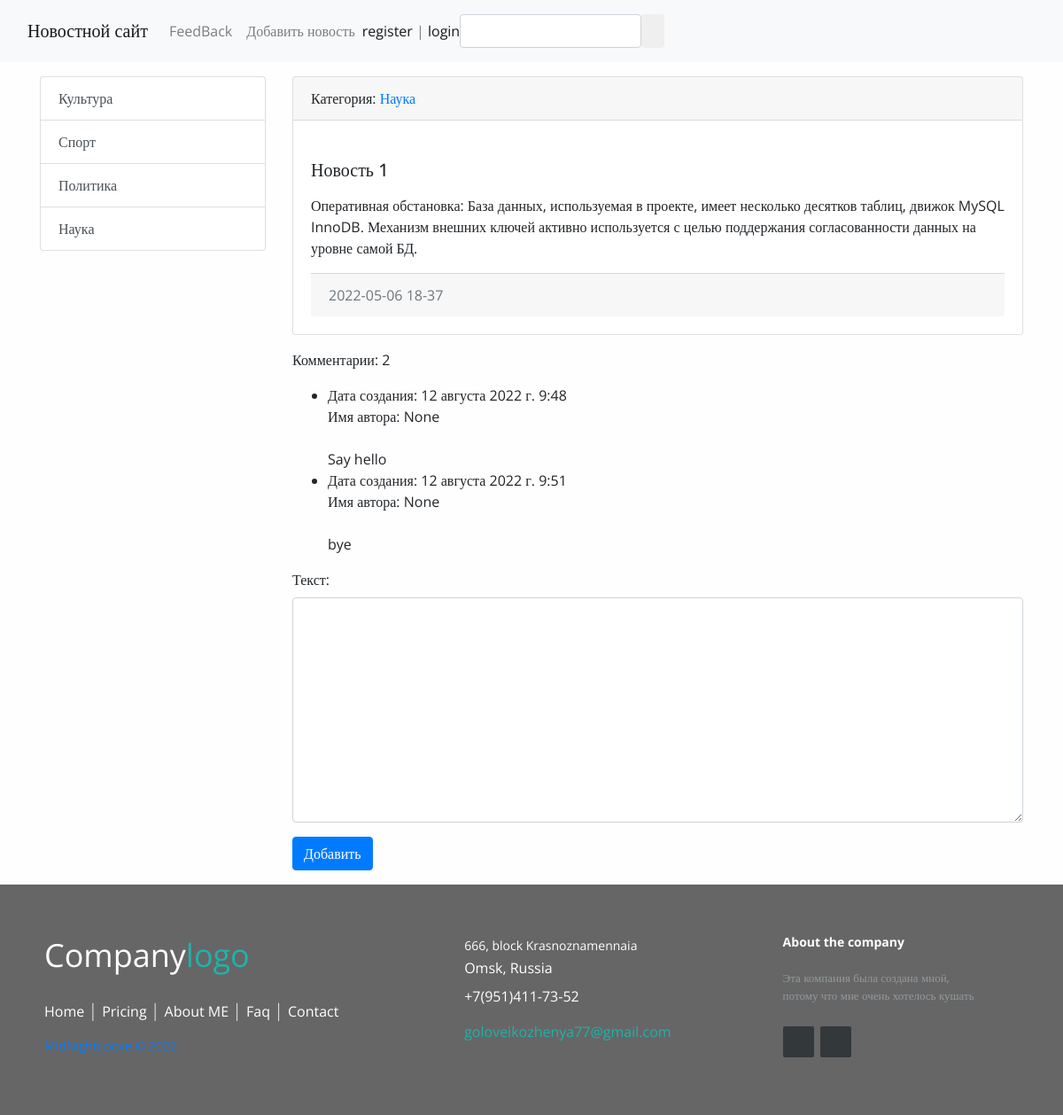
The page /news/1/ on the database its author committed.
### news/models.py (models this page shows, shortened)
class Category (models.Model):
    title = models.TextField(max_length=150, db_index=True, verbose_name='Название категории')
    def get_absolute_url(self):
        return reverse('category', kwargs={'category_id': self.pk})
    def __str__(self):
        return self.title

class News(models.Model):
    author =models.ForeignKey(User, on_delete=models.CASCADE, verbose_name = 'Автор статьи', blank=True, null=True)
    title = models.CharField(max_length=150, verbose_name='Заголовок')
    content = models.TextField(blank=True, verbose_name='Содержание')
    created_at = models.DateTimeField(auto_now_add=True, verbose_name='Создано')
    updated_at = models.DateTimeField(auto_now=True,verbose_name='Обновлено')
    photo = models.ImageField(upload_to='photos/%Y/%m/%d',blank=True, verbose_name='Фото')
    is_published = models.BooleanField(default=True, verbose_name='Опубликовано')
    category = models.ForeignKey('Category', on_delete=models.PROTECT,null=True, verbose_name='Категория')
    views = models.IntegerField(default = 0)

class Reviews(models.Model):
    create_date = models.DateTimeField(auto_now=True)
    name = models.CharField("Имя", max_length= 150)
    text = models.TextField("Текст", max_length= 400)
    product = models.ForeignKey(News, verbose_name='Статья', on_delete=models.CASCADE, null = True, blank = True, related_name = 'comments_articles')
    author = models.ForeignKey(User, on_delete = models.CASCADE, verbose_name='Автор комментария', blank = True, null = True)
    status = models.BooleanField(verbose_name="Видимость статьи", default = True)
    class Meta:
        verbose_name = 'Отзыв'
        verbose_name_plural = 'Отзывы'

### news/views.py (the view, shortened to what this page needs)
# urls.py: path('news/<int:pk>/', ViewNews.as_view(), name='view_news'),
class ViewNews(CustomSuccessMessageMixin ,FormMixin, DetailView):
    model = News
    context_object_name = 'news_item'
    form_class = CommentForm
    success_msg = "Комментарий создан!"

### news/forms.py
class CommentForm(forms.ModelForm):
    class Meta:
        model = Reviews
        fields = ('text',)
    def __init__(self, *args, **kwargs):
        super().__init__(*args,**kwargs)
        for field in self.fields:
            self.fields[field].widget.attrs['class'] = 'form-control'

### news/templatetags/news_tags.py (called while the page is built)
@register.simple_tag(name='get_list_categories')
def get_categories():
    return Category.objects.all()

### news/templates/news/news_detail.html (shortened to what this page needs)
{% extends 'base.html' %}
{% block sidebar %}
{% include 'inc/_sidebar.html' %}
{% endblock %}
{% block content %}
<div class="card mb-3">
  <div class="card-header">
    Категория: <a href="{{ news_item.category.get_absolute_url }}">{{news_item.category}}</a>
  </div>
  <div class="card-body">
  <h5 class="card-title ">{{ news_item.title }}</h5>
    <p class="card-text">{{ news_item.content|safe|linebreaks}}</p>
      <div class="card-footer text-muted">
        {{news_item.created_at | date:"Y-m-d H-i"}}
      </div>
    </div>
  </div>
      <p>Комментарии: {{ news_item.comments_articles.all.count}}</p>
       <ul>
        <div class='card-mb-3'>
        {% for item in news_item.comments_articles.all %}
            <li>
              Дата создания: {{ item.create_date }}<br>
              Имя автора: {{ item.author }}<br>
              <br>
                {{ item.text }}
            </li>
          {% endfor %}
        </div>
        </ul>
          <form action="" id = "add_form" method = 'POST'>
              {{ form.as_p }}
          </form>
              <button form='add_form' type ='submit' class ='btn btn-primary'>Добавить</button>
        </div>
</div>
{% endblock %}

### templates/inc/_sidebar.html
{% load news_tags %}
<div class="list-group">
    {% get_list_categories as categories %}
    {% for item in categories %}
    <a href="{% url 'category' item.pk %}"
       class="list-group-item list-group-item-action">{{ item.title }}
    </a>
    {% endfor %}
</div>

### mysite/static/css/style.css (style rules this page uses)
body { background-color: #fefefe; }

### templates/inc/_footer.html (style rules this page uses)
* { font-family: Open Sans; }

### rows shown on the page
Category: title "Культура"
Category: title "Спорт"
Category: title "Политика"
Category: title "Наука"
News: category "Наука", title "Новость 1", content "Оперативная обстановка: База данных, используемая в проекте, имеет несколько десятков таблиц, движок MySQL InnoDB. Механизм внешних ключей активно используется с целью поддержания согласованности данных на уровне самой БД.", created_at "2022-05-06 18-37", comments_articles.all.count "2"
Reviews: create_date "12 августа 2022 г. 9:48", author "None", text "Say hello"
Reviews: create_date "12 августа 2022 г. 9:51", author "None", text "bye"
